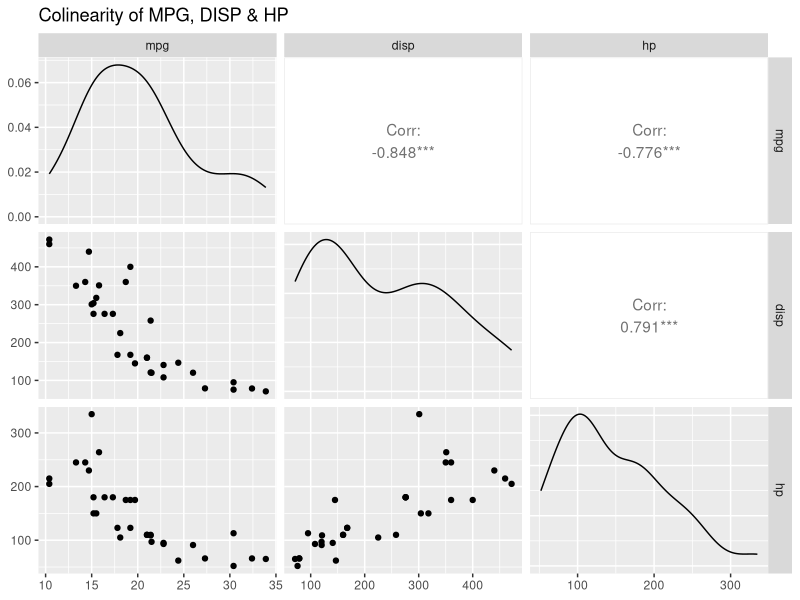
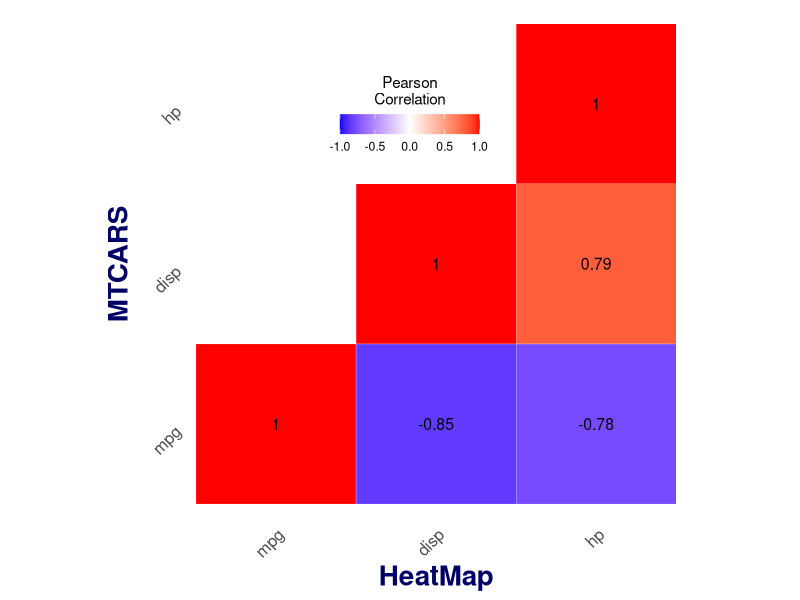

Write the R code that produced these figures, in order.
## ---- chunk 1
setwd("D:\\R_Programs_wd\\R_Programming to Git\\General EDA")
library(GGally)
library(gridExtra)
require(ggplot2)
require(reshape2)

mtcars_back <- mtcars

sub1 <- c("mpg", "disp", "hp")

mtcarsSub1 <- mtcars[, sub1]
mtcarsPt <- ggpairs(data=mtcarsSub1, # data.frame with variables
        columns=1:3, # columns to plot, default to all.
        title="Colinearity of MPG, DISP & HP" #  , title of the plot
        # ggplot2::aes(color = "blue")
        ) # was color = "sex" for tips dataset aesthetics, ggplot2 style
mtcarsPt

# Create the correlation heatmap with ggplot2
# The package reshape is required to melt the correlation matrix :

reorder_cormat <- function(cormat){
# Use correlation between variables as distance
dd <- as.dist((1-cormat)/2)
hc <- hclust(dd)
cormat <-cormat[hc$order, hc$order]
}

# Get lower triangle of the correlation matrix
get_lower_tri<-function(cormat){
  cormat[upper.tri(cormat)] <- NA
  return(cormat)
}
# Get upper triangle of the correlation matrix
get_upper_tri <- function(cormat){
  cormat[lower.tri(cormat)]<- NA
  return(cormat)
}

# Create Correlation Matrix
cormat <- round(cor(mtcarsSub1),2)
# head(cormat)

# Reorder the correlation matrix
cormat <- reorder_cormat(cormat)
upper_tri <- get_upper_tri(cormat)

# Melt the correlation matrix
melted_cormat <- melt(upper_tri, na.rm = TRUE)

# Create a ggheatmap
ggheatmap <- ggplot(melted_cormat, aes(Var2, Var1, fill = value))+
 geom_tile(color = "white")+
 scale_fill_gradient2(low = "blue", high = "red", mid = "white", 
   midpoint = 0, limit = c(-1,1), space = "Lab", 
    name="Pearson\nCorrelation") +
  theme_minimal()+ # minimal theme
 theme(axis.text.x = element_text(angle = 45, vjust = 1, 
    size = 12, hjust = 1),
    axis.text.y = element_text(angle = 45, vjust = 1, size = 12, hjust = 1))+
 coord_fixed()

# Print the heatmap
ggheatmap+
  geom_text(aes(Var2, Var1, label = value), color = "black", size = 4) + # The values IN the boxes
    xlab("HeatMap") + ylab("MTCARS")+
  theme(
  # axis.title.x = element_text(),
  # axis.title.y = element_text(),
  axis.title.x = element_text(color="#000066", face="bold", size=20),
  axis.title.y = element_text(color="#000066", face="bold", size=20),
  panel.grid.major = element_blank(),
  panel.border = element_blank(),
  panel.background = element_blank(),
  axis.ticks = element_blank(),
  legend.justification = c(1, 0),
  legend.position = c(0.6, 0.7),
  legend.direction = "horizontal")+
  guides(fill = guide_colorbar(barwidth = 7, barheight = 1,
                title.position = "top", title.hjust = 0.5))
# print(ggheatmap)
